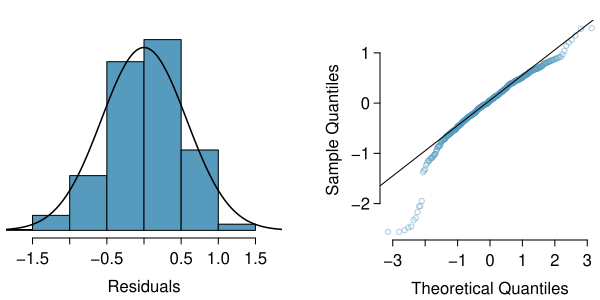

R code for this plot:
library(openintro)
data(COL)

NormalHist <- function(obs, hold, M, SD, col) {
  plot(0, 0,
       type = 'n',
       xlab = 'Residuals',
       ylab = '',
       axes = FALSE,
       main = '',
       xlim = M + c(-3, 3) * SD,
       ylim = c(0, max(hold$density)))
  for (i in 1:length(hold$counts)) {
    rect(hold$breaks[i], 0,
         hold$breaks[i + 1], hold$density[i],
         col = col)
  }
  axis(1)
  x <- seq(min(obs) - 2, max(obs) + 2, 0.01)
  y <- dnorm(x, M, SD)
  lines(x, y, lwd = 1.5)
}


obs = residuals(lm(log(ndrm.ch + 5.0) ~ actn3.r577x + age 
                             + sex  + bmi, data=famuss))

hold <- hist(obs, plot = FALSE)

myPDF("logNdrmChResidNormPlot.pdf", 6, 3,
      mfrow = c(1, 2),
      mgp = c(1.9, 0.5, 0),
      mar = c(3, 0.2, 1.5, 0.8) + 0.1)
NormalHist(obs, hold, 
           mean(obs), 
           sd(obs),
           COL[1])

par(mar = c(3,4,1,0))

qqnorm(obs,
       cex = 0.7,
       main = '',
       axes = FALSE,
       ylab = "Sample Quantiles",
       col = COL[1,3])
axis(1)
axis(2)
qqline(obs)

dev.off()
